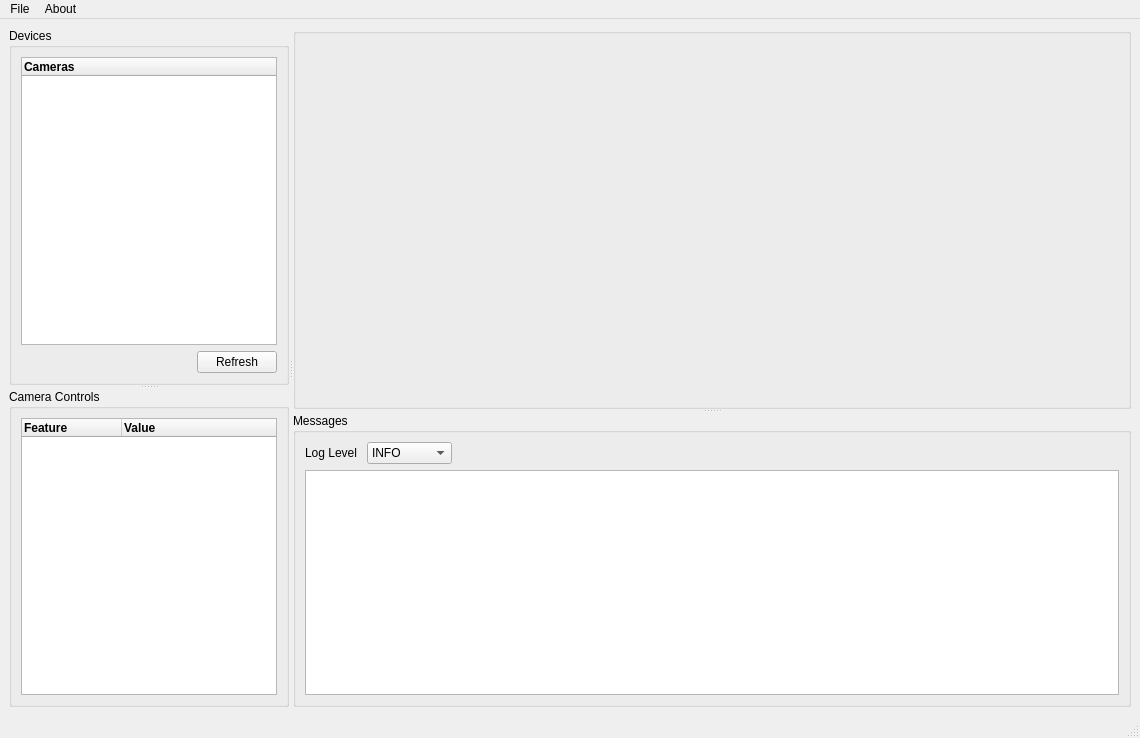
<?xml version="1.0" encoding="UTF-8"?>
<ui version="4.0">
 <class>Homescreen</class>
 <widget class="QMainWindow" name="Homescreen">
  <property name="geometry">
   <rect>
    <x>0</x>
    <y>0</y>
    <width>1140</width>
    <height>738</height>
   </rect>
  </property>
  <property name="sizePolicy">
   <sizepolicy hsizetype="Expanding" vsizetype="Expanding">
    <horstretch>0</horstretch>
    <verstretch>0</verstretch>
   </sizepolicy>
  </property>
  <property name="acceptDrops">
   <bool>false</bool>
  </property>
  <property name="windowTitle">
   <string>USound</string>
  </property>
  <widget class="QWidget" name="centralwidget">
   <layout class="QVBoxLayout" name="verticalLayout_4">
    <item>
     <widget class="QSplitter" name="splitter_2">
      <property name="orientation">
       <enum>Qt::Horizontal</enum>
      </property>
      <property name="childrenCollapsible">
       <bool>false</bool>
      </property>
      <widget class="QSplitter" name="splitter">
       <property name="sizePolicy">
        <sizepolicy hsizetype="Fixed" vsizetype="Expanding">
         <horstretch>0</horstretch>
         <verstretch>0</verstretch>
        </sizepolicy>
       </property>
       <property name="orientation">
        <enum>Qt::Vertical</enum>
       </property>
       <property name="childrenCollapsible">
        <bool>false</bool>
       </property>
       <widget class="QGroupBox" name="devicesGroupBox">
        <property name="title">
         <string>Devices</string>
        </property>
        <layout class="QHBoxLayout" name="horizontalLayout_2">
         <item>
          <layout class="QVBoxLayout" name="verticalLayout">
           <item>
            <widget class="QTreeWidget" name="devicesTreeWidget">
             <column>
              <property name="text">
               <string>Cameras</string>
              </property>
              <property name="font">
               <font>
                <weight>75</weight>
                <bold>true</bold>
               </font>
              </property>
             </column>
            </widget>
           </item>
           <item>
            <layout class="QHBoxLayout" name="horizontalLayout">
             <item>
              <spacer name="horizontalSpacer">
               <property name="orientation">
                <enum>Qt::Horizontal</enum>
               </property>
               <property name="sizeHint" stdset="0">
                <size>
                 <width>168</width>
                 <height>20</height>
                </size>
               </property>
              </spacer>
             </item>
             <item>
              <widget class="QPushButton" name="devicesRefresh">
               <property name="sizePolicy">
                <sizepolicy hsizetype="Fixed" vsizetype="Fixed">
                 <horstretch>0</horstretch>
                 <verstretch>0</verstretch>
                </sizepolicy>
               </property>
               <property name="text">
                <string>Refresh</string>
               </property>
              </widget>
             </item>
            </layout>
           </item>
          </layout>
         </item>
        </layout>
       </widget>
       <widget class="QGroupBox" name="cameraControlsGroupBox">
        <property name="title">
         <string>Camera Controls</string>
        </property>
        <layout class="QHBoxLayout" name="horizontalLayout_3">
         <item>
          <widget class="QTreeWidget" name="cameraControlsTreeWidget">
           <property name="autoScroll">
            <bool>true</bool>
           </property>
           <column>
            <property name="text">
             <string>Feature</string>
            </property>
            <property name="font">
             <font>
              <weight>75</weight>
              <bold>true</bold>
             </font>
            </property>
           </column>
           <column>
            <property name="text">
             <string>Value</string>
            </property>
            <property name="font">
             <font>
              <weight>75</weight>
              <bold>true</bold>
             </font>
            </property>
           </column>
          </widget>
         </item>
        </layout>
       </widget>
      </widget>
      <widget class="QSplitter" name="footageDisplaySplitter">
       <property name="orientation">
        <enum>Qt::Vertical</enum>
       </property>
       <property name="childrenCollapsible">
        <bool>false</bool>
       </property>
       <widget class="QGroupBox" name="cameraInfoDisplayGroupBox">
        <property name="enabled">
         <bool>true</bool>
        </property>
        <property name="sizePolicy">
         <sizepolicy hsizetype="Expanding" vsizetype="Expanding">
          <horstretch>0</horstretch>
          <verstretch>0</verstretch>
         </sizepolicy>
        </property>
        <property name="title">
         <string/>
        </property>
        <layout class="QVBoxLayout" name="verticalLayout_2">
         <item>
          <spacer name="verticalSpacer_2">
           <property name="orientation">
            <enum>Qt::Vertical</enum>
           </property>
           <property name="sizeHint" stdset="0">
            <size>
             <width>20</width>
             <height>121</height>
            </size>
           </property>
          </spacer>
         </item>
         <item>
          <widget class="QLabel" name="label">
           <property name="enabled">
            <bool>true</bool>
           </property>
           <property name="sizePolicy">
            <sizepolicy hsizetype="Expanding" vsizetype="Expanding">
             <horstretch>0</horstretch>
             <verstretch>0</verstretch>
            </sizepolicy>
           </property>
           <property name="maximumSize">
            <size>
             <width>15777205</width>
             <height>15777214</height>
            </size>
           </property>
           <property name="autoFillBackground">
            <bool>false</bool>
           </property>
           <property name="frameShape">
            <enum>QFrame::NoFrame</enum>
           </property>
           <property name="frameShadow">
            <enum>QFrame::Raised</enum>
           </property>
           <property name="text">
            <string/>
           </property>
           <property name="textFormat">
            <enum>Qt::RichText</enum>
           </property>
           <property name="pixmap">
            <pixmap resource="images.qrc">:/images/chslt_cropped.png</pixmap>
           </property>
           <property name="scaledContents">
            <bool>true</bool>
           </property>
           <property name="alignment">
            <set>Qt::AlignCenter</set>
           </property>
           <property name="wordWrap">
            <bool>false</bool>
           </property>
           <property name="openExternalLinks">
            <bool>false</bool>
           </property>
          </widget>
         </item>
         <item>
          <spacer name="verticalSpacer">
           <property name="orientation">
            <enum>Qt::Vertical</enum>
           </property>
           <property name="sizeHint" stdset="0">
            <size>
             <width>20</width>
             <height>176</height>
            </size>
           </property>
          </spacer>
         </item>
        </layout>
        <zorder>verticalSpacer</zorder>
        <zorder>verticalSpacer_2</zorder>
        <zorder>label</zorder>
       </widget>
       <widget class="QGroupBox" name="groupBox">
        <property name="sizePolicy">
         <sizepolicy hsizetype="Expanding" vsizetype="Expanding">
          <horstretch>0</horstretch>
          <verstretch>0</verstretch>
         </sizepolicy>
        </property>
        <property name="title">
         <string>Messages</string>
        </property>
        <layout class="QVBoxLayout" name="verticalLayout_5">
         <item>
          <layout class="QVBoxLayout" name="verticalLayout_3">
           <item>
            <layout class="QHBoxLayout" name="horizontalLayout_4">
             <item>
              <widget class="QLabel" name="logLevel">
               <property name="text">
                <string>Log Level </string>
               </property>
              </widget>
             </item>
             <item>
              <widget class="QComboBox" name="logLevelText">
               <property name="iconSize">
                <size>
                 <width>10</width>
                 <height>10</height>
                </size>
               </property>
               <item>
                <property name="text">
                 <string>INFO</string>
                </property>
               </item>
               <item>
                <property name="text">
                 <string>DEBUG</string>
                </property>
               </item>
               <item>
                <property name="text">
                 <string>WARN</string>
                </property>
               </item>
               <item>
                <property name="text">
                 <string>CRITICAL</string>
                </property>
               </item>
               <item>
                <property name="text">
                 <string>FATAL</string>
                </property>
               </item>
              </widget>
             </item>
             <item>
              <spacer name="horizontalSpacer_2">
               <property name="orientation">
                <enum>Qt::Horizontal</enum>
               </property>
               <property name="sizeHint" stdset="0">
                <size>
                 <width>668</width>
                 <height>17</height>
                </size>
               </property>
              </spacer>
             </item>
            </layout>
           </item>
           <item>
            <widget class="QPlainTextEdit" name="plainTextEdit"/>
           </item>
          </layout>
         </item>
        </layout>
       </widget>
      </widget>
     </widget>
    </item>
   </layout>
  </widget>
  <widget class="QMenuBar" name="menubar">
   <property name="geometry">
    <rect>
     <x>0</x>
     <y>0</y>
     <width>1140</width>
     <height>21</height>
    </rect>
   </property>
   <widget class="QMenu" name="menuFile">
    <property name="title">
     <string>File</string>
    </property>
    <addaction name="actionExit"/>
   </widget>
   <widget class="QMenu" name="menuAbout">
    <property name="title">
     <string>About</string>
    </property>
   </widget>
   <addaction name="menuFile"/>
   <addaction name="menuAbout"/>
  </widget>
  <widget class="QStatusBar" name="statusbar"/>
  <action name="actionExit">
   <property name="text">
    <string>Exit</string>
   </property>
  </action>
 </widget>
 <resources>
  <include location="images.qrc"/>
 </resources>
 <connections/>
</ui>
